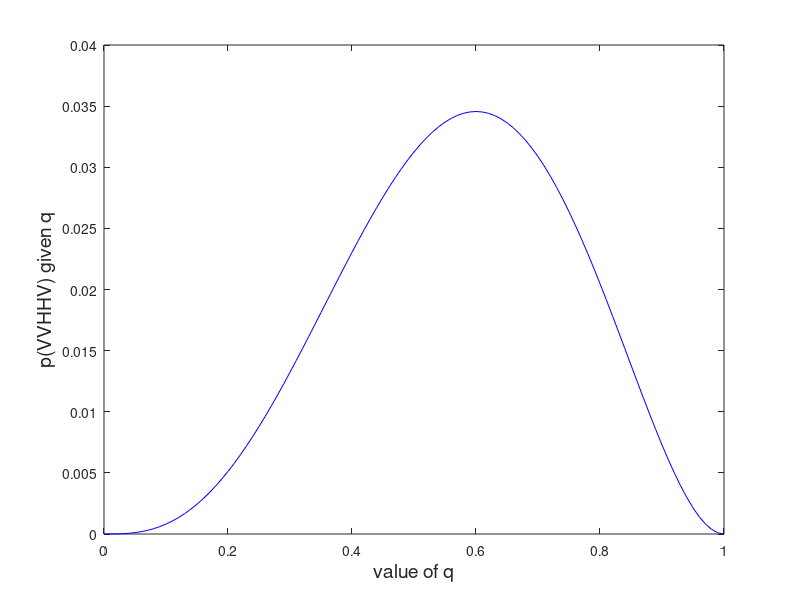
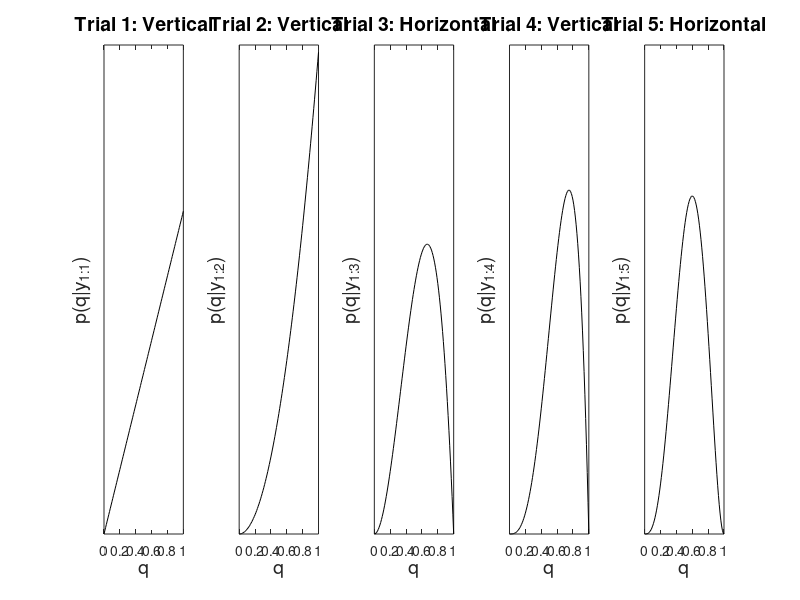

Reproduce these figures in MATLAB, in order.
 % Bayesian Learning - Part 1 -- Likelihoods and uncertainty 

 % Created: 11/2/2023

 % 1st part of a simple bayesian learning model:
 % The script goes through likelihood and uncertainty using heads/tails as
 % example 

 %%%%%%%%% SOME GENERAL INFORMATION: %%%%%%%%%%
 % Let's say that probability of vertical gabor -- p(vertical) = q
 % and probability of horizontal gabor -- p(horizontal) = 1-q
 % since each observation is independent, we can compute the overall probability
 % as:
 % p(vvhhv) = q^2*(1-q)^2*q

 % If q = 0.6 then: 
 % p(vvhhv) = 0.6^2*0.4^2*0.6 = 0.0346

 % Something to remember:
 % there is a mathematical relationship between:
 % 1. the probability of the data given the parameters of the environment: p(vvhhv|q)
 % 2. the likelihood of the parameters, given the data observed: p(q|vvhhv)

 % so...: p(q|data) = p(data|q)

 % 

 %% section 1: vvhhv

 clear all
 clc

 qVals          = 0:0.01:1; % values of q in steps of 0.01

 % compute the probability of data given q (for each value of q)
 pdata_givrn_q  = qVals.^2 .* (1-qVals).^2 .*qVals;

 % plot the likelihood function
figure(1);
plot(qVals,pdata_givrn_q, 'b');
xlabel('value of q','FontSize',14);
ylabel('p(VVHHV) given q','FontSize',14);
set(gcf,'Color','w');

%% section 2: let's look at 50 observations 

% p(data|q) = qxqxqx.....xq x (1-q)x(1-q)...(1-q) 
%           = q^30 (30 vertical) x (1-q)^20 (20 horizontal)

clear;
qVals           = 0:0.01:1; %possible values of q
pdata_given_q   = qVals.^30 .* (1-qVals).^20;

% plot new likelihood function on top of old graph
figure(2); hold on;
plot(qVals,pdata_given_q,'k');
xlabel('value of q','FontSize',14);
ylabel('p(30xV, 20xH) given q','FontSize',14);
set(gcf,'Color','w');

%% section 3: sequential learning

% instead of revealing the entire sequence all at once, the observations
% occur one at a time. After each obsrevation is presented the observer UPDATES their
% belief and we can model this using Bayes theorem.
% Sequence of observations: y1,y2,y3....yi

%                               p(q|Y1:i) ∝ p(Yi|q) p(q|Y1:i-1)

% p(q|Y1:i) is the posterior probability of some value of q given all the observed data on trials 1-i
% p(Yi|q) is the likelihood function for some value of q given most recent observation
% p(q|Y1:i-1) is the prior probability of some value of q given all the
% observations up until the most recent ones 

clear;
data = [1 1 0 1 0 ]; %VVHVH
% data = [ 1 0 1 0 1 0 1 1 0 1 1 1 1 1 0 1 1 1 0 1 0 0 0 0 1 1 0 0 1 1 1 0 1 1 1 0 0 1 1 0 0 1 1 0 1 0 1 0 1 1 ];

% data        = [1 0 0 1 1 ]; %VHHVV
qVals       = [0:0.01:1]'; % candidate values of q (q space)
prior(:,1)  = ones(size(qVals)); prior(:,1) = prior./sum(prior(:,1));

for i = 1:length(data) % loop over trials

    if data(i) == 1
        L(:,i)      = (0:0.01:1)'; % Likelihood function p(q|vertical) for values of q 0-1 in steps of 0.01
    elseif data(i) == 0
        L(:,i)      = (1:-0.01:0)'; % Likelihood function p(q|horizontal) for values of q 0-1 in steps of 0.01
    end

    posterior(:,i)  = L(:,i).*prior(:,i);
    posterior(:,i)  = posterior(:,i)./sum(posterior(:,i)); % normalise so probabilities add up to 1
    prior(:,i+1)    = posterior(:,i);

    % plot the posterior
    subplot(ceil(length(data)/5),5,i);
    plot(qVals,posterior(:,i),'k'); set(gca,'YLim',[0 0.03]); set(gca,'yTick',[]);
    
    xlabel('q','FontSize',14); ylabel(['p(q|y_{1:' int2str(i) '})'],'FontSize',14);
    if data(i) == 1
        title(['Trial ' int2str(i) ': Vertical'],'FontSize',14);
    else
        title(['Trial ' int2str(i) ': Horizontal'],'FontSize',14);
    end
    set(gcf,'Color','w');

end % end of trials loop

%% 


